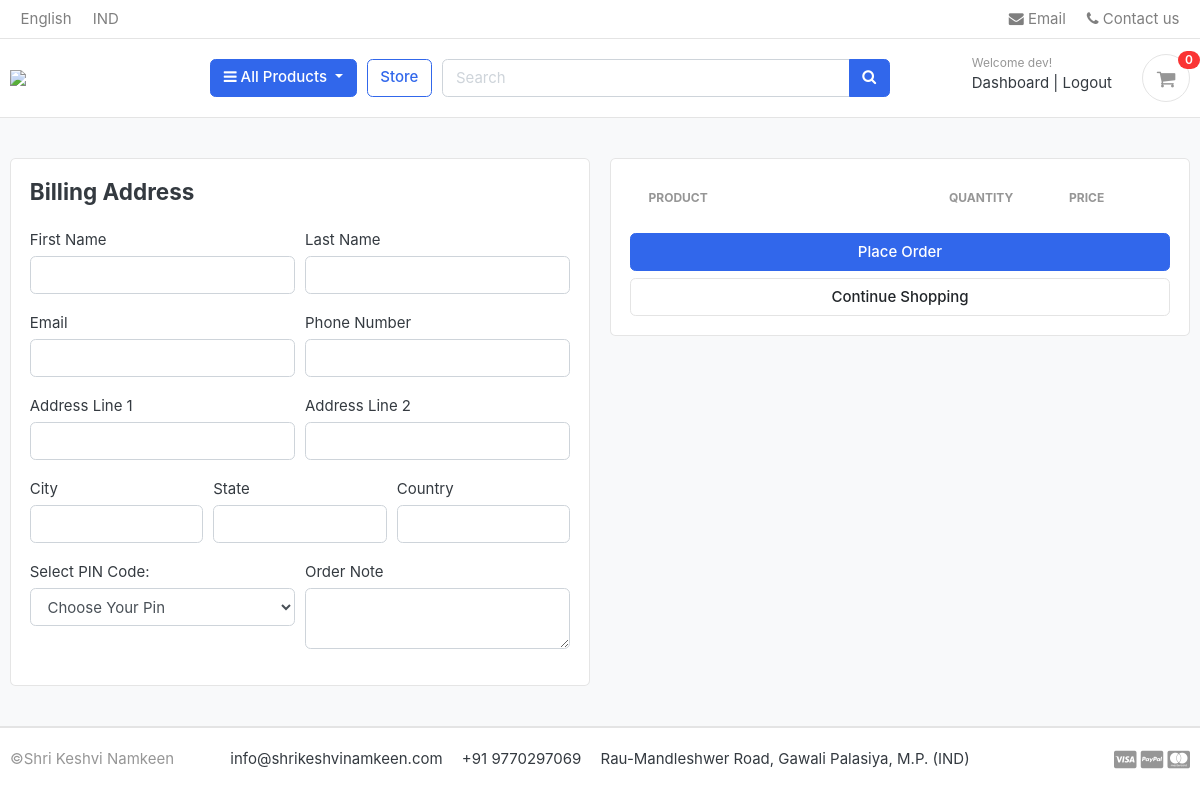
/cart/checkout/ (signed in), run on an earlier commit of the app's database.
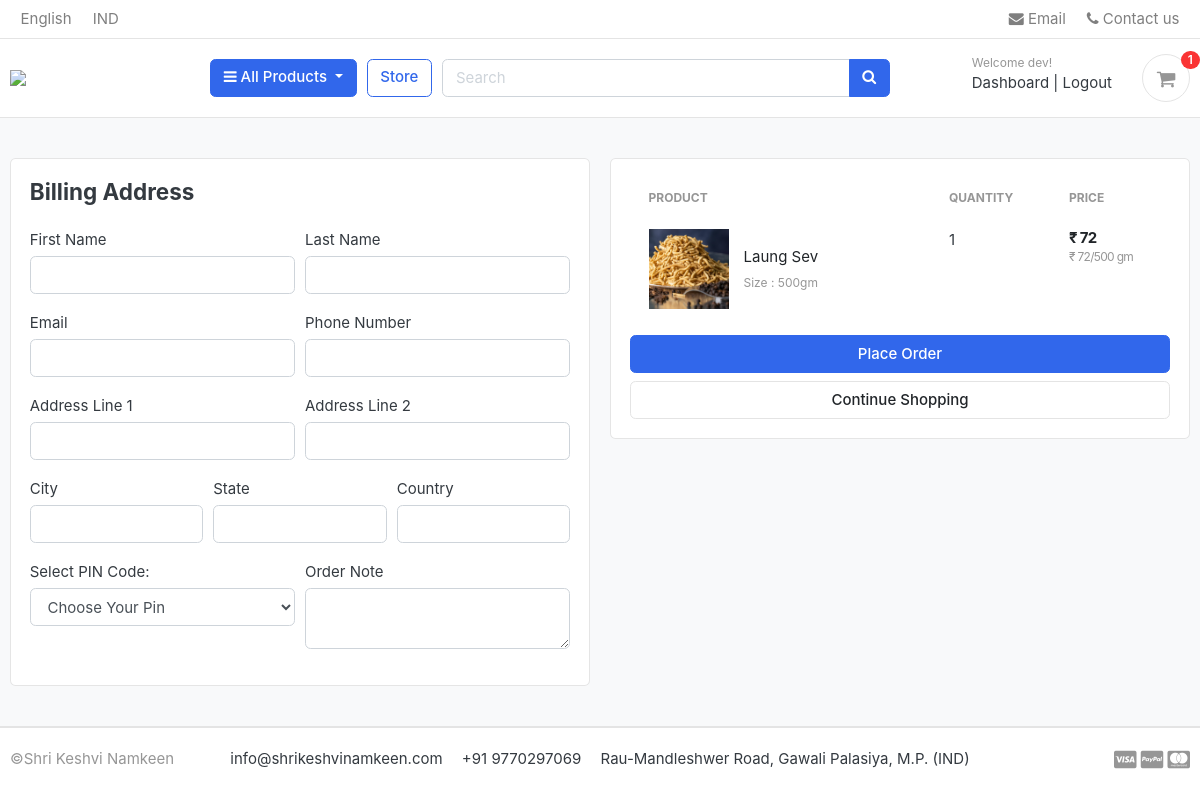
And on a later commit of the database.
### carts/models.py (models this page shows, shortened)
class CartItem(models.Model):
    user = models.ForeignKey(Account, on_delete=models.CASCADE, null=True)
    product = models.ForeignKey(Product, on_delete=models.CASCADE)
    variations = models.ManyToManyField(Variation, blank=True)
    cart = models.ForeignKey(Cart, on_delete=models.CASCADE, null=True)
    quantity = models.IntegerField()
    is_active = models.BooleanField(default=True)
    def sub_total(self):
        return self.product.price * self.quantity

### store/models.py (models this page shows, shortened)
class Product(models.Model):
    product_name    = models.CharField(max_length=200, unique=True)
    slug            = models.SlugField(max_length=200, unique=True)
    description     = models.TextField(max_length=500, blank=True)
    price           = models.IntegerField()
    images          = models.ImageField(upload_to='photos/products')
    stock           = models.IntegerField()
    is_available    = models.BooleanField(default=True)
    category        = models.ForeignKey(Category,  on_delete=models.CASCADE)
    created_date    = models.DateTimeField(auto_now_add=True)
    modified_date   = models.DateTimeField(auto_now=True)
    def get_url(self):
        return reverse('product_detail', args=[self.category.slug, self.slug])

class Variation(models.Model):
    product = models.ForeignKey(Product, on_delete=models.CASCADE)
    variation_category = models.CharField(max_length=100, choices=variation_category_choice)
    variation_value    = models.CharField(max_length=100)
    is_active          = models.BooleanField(default=True)
    created_date       = models.DateTimeField(auto_now_add=True)
    objects            = VariationManager()

### carts/views.py (the view)
# urls.py: path('checkout/', views.checkout, name='checkout'),
@login_required(login_url='login')
def checkout(request, total=0, quantity=0, cart_items=None):
    try:
        tax = 0
        grand_total = 0
        if request.user.is_authenticated:
            cart_items = CartItem.objects.filter(user=request.user, is_active=True)
        else:
            cart = Cart.objects.get(cart_id=_cart_id(request))
            cart_items = CartItem.objects.filter(cart=cart, is_active=True)
        for cart_item in cart_items:
            total += (cart_item.product.price * cart_item.quantity)
            quantity += cart_item.quantity
        tax = (2 * total)/100
        grand_total = total + tax
    except ObjectDoesNotExist:
        pass
    context = {
            'total': total,
            'quantity': quantity,
            'cart_items': cart_items,
            'tax'  : tax,
            'grand_total': grand_total,
    }
    return render(request, 'store/checkout.html', context)

### carts/context_processors.py (called while the page is built)
def counter(request):
    cart_count = 0
    if 'admin' in request.path:
        return {}
    else:
        try:
            cart = Cart.objects.filter(cart_id = _cart_id(request))
            if request.user.is_authenticated:
                cart_items = CartItem.objects.all().filter(user=request.user)
            else:
                cart_items = CartItem.objects.all().filter(cart=cart[:1])
            for cart_item in cart_items:
                cart_count += cart_item.quantity
        except Cart.DoesNotExist:
            cart_count = 0
    return dict(cart_count = cart_count)

### carts/views.py (called while the page is built)
def _cart_id(request):
    cart = request.session.session_key
    if not cart:
        cart = request.session.create()
    return cart

### category/context_processors.py (called while the page is built)
def menu_links(request):
    links = Category.objects.all()
    return dict(links=links)

### category/models.py (called while the page is built)
    def get_url(self):
            return reverse('products_by_category', args=[self.slug])

### templates/store/checkout.html (shortened to what the changed rows need)
{% extends 'base.html' %}
{% load static %}
{% block content %}
<section class="section-content padding-y bg">
    <div class="container">
    <div class="row">
        <aside class="col-lg-6">
            <div class="card">
            <div class="card-body">
                <table class="table table-borderless table-shopping-cart">
                    <thead class="text-muted">
                    <tr class="small text-uppercase">
                      <th scope="col">Product</th>
                      <th scope="col" width="120">Quantity</th>
                      <th scope="col" width="120">Price</th>
                    </tr>
                    </thead>
                    <tbody>
                        {% for cart_item in cart_items %}
                    <tr>
                        <td>
                            <figure class="itemside align-items-center">
                                <div class="aside"><img src="{{ cart_item.product.images.url }}" class="img-sm"></div>
                                <figcaption class="info">
                                    <a href="{{ cart_item.product.get_url }}" class="title text-dark">{{ cart_item.product.product_name }}</a>
                                    <p class="text-muted small">
                                        {% if cart_item.variations.all%}
                                          {% for item in cart_item.variations.all %}
                                            {{ item.variation_category | capfirst }} : {{ item.variation_value | capfirst }} <br>
                                          {% endfor %}
                                        {% endif %}
                                    </p>
                                </figcaption>
                            </figure>
                        </td>
                        <td>
                            <label for="">{{cart_item.quantity}}</label>
                        </td>
                        <td>
                            <div class="price-wrap">
                                <var class="price">&#8377; {{ cart_item.sub_total }}</var>
                                <small class="text-muted"> &#8377; {{ cart_item.product.price }}/500 gm</small>
                            </div>
                        </td>
                    </tr>
                    {% endfor %}
                    </tbody>
                    </table>
            </div>
            </div>
    </aside>
    </div>
    </div>
    </section>
{% endblock %}

### templates/includes/navbar.html (shortened to what this page needs)
{% load static %}
<header class="section-header">
    <nav class="navbar p-md-0 navbar-expand-sm navbar-light border-bottom">
    <div class="container">
      <div class="collapse navbar-collapse" id="navbarTop4">
        <ul class="navbar-nav mr-auto">
            <li class="nav-item dropdown">
                 <a href="#" class="nav-link">English</a>
            </li>
            <li class="nav-item dropdown">
                <a href="#" class="nav-link">IND</a>
            </li>
        </ul>
        <ul class="navbar-nav">
            <li><a href="#" class="nav-link"> <i class="fa fa-envelope"></i> Email </a></li>
            <li><a href="#" class="nav-link"> <i class="fa fa-phone"></i> Contact us </a></li>
        </ul>
      </div>
    </div>
    </nav>
    <section class="header-main border-bottom">
        <div class="container">
    <div class="row align-items-center">
        <div class="col-lg-2 col-md-3 col-6">
            <a href="{% url 'home' %}" class="brand-wrap">
                <img class="logo" src="{% static './images/logoo.jpg' %}">
            </a>
        </div>
        <div class="col-lg col-sm col-md col-6 flex-grow-0">
            <div class="category-wrap dropdown d-inline-block float-right">
                <button type="button" class="btn btn-primary dropdown-toggle" data-toggle="dropdown">
                    <i class="fa fa-bars"></i> All Products
                </button>
            </div>
        </div>
        <a href="{% url 'store' %}" class="btn btn-outline-primary">Store</a>
        <div class="col-lg  col-md-6 col-sm-12 col">
            <form action="{% url 'search' %}" class="search" method="GET">
                <div class="input-group w-100">
                    <input type="text" class="form-control" style="width:60%;" placeholder="Search" name="keyword">
                    <div class="input-group-append">
                      <button class="btn btn-primary" type="submit">
                        <i class="fa fa-search"></i>
                      </button>
                    </div>
                </div>
            </form>
        </div>
        <div class="col-lg-3 col-sm-6 col-8 order-2 order-lg-3">
                    <div class="d-flex justify-content-end mb-3 mb-lg-0">
                        {% if user.id is None %}
                        <div class="widget-header">
                            <small class="title text-muted">Welcome guest!</small>
                            <div>
                                <a href="{% url 'login' %}">Sign in</a> <span class="dark-transp"> | </span>
                                <a href="{% url 'register' %}"> Register</a>
                            </div>
                        </div>
                        {% else %}
                        <div class="widget-header">
                            <small class="title text-muted">Welcome {{user.first_name}}!</small>
                            <div>
                                <a href="{% url 'dashboard' %}">Dashboard </a> <span class="dark-transp"> | </span>
                                <a href="{% url 'logout' %}"> Logout</a>
                            </div>
                        </div>
                        {% endif %}
                        <a href="{% url 'cart' %}" class="widget-header pl-3 ml-3">
                            <div class="icon icon-sm rounded-circle border"><i class="fa fa-shopping-cart"></i></div>
                            <span class="badge badge-pill badge-danger notify">{{cart_count}}</span>
                        </a>
                    </div>
                </div>
    </div>
        </div>
    </section>
    </header>

What changed in the data, as far as the page shows it:
added CartItem: product.images (picture), product.product_name "Laung Sev", quantity "1", sub_total "72", product.price "72"
now on this page (row unchanged): Variation: variation_category "Size", variation_value "500gm"
Also different on the page:
{{ cart_count }}: "0" → "1"
